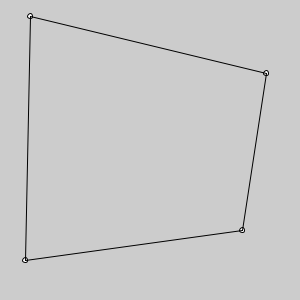
Frame 1 (no input)
Frame 60 (the mouse pressed at the canvas centre just before this capture): identical to frame 1, image omitted
Frame 120 (the mouse held since frame 60 and released just before this capture): identical to frame 1, image omitted

The Processing sketch that drew this single still picture (run headless with seeded random() and noise(); from frame 60 on, the mouse is pressed at the canvas centre):

// Processing sketch: InverseBilinear
// ── InverseBilinear.pde

//                    x00 x01  x10  x11

static float [] ys = {  16, 260,  73, 230  };
static float [] xs = {  30,  25, 266, 242  };

static float [] uv = {0,0,0,0};
static float [] xy = {0,0};

void setup(){
  
  size(300,300);
  
  ellipse( xs[0], ys[0], 5,5 );
  ellipse( xs[1], ys[1], 5,5 );
  ellipse( xs[2], ys[2], 5,5 );
  ellipse( xs[3], ys[3], 5,5 );
  
  line( xs[0], ys[0], xs[2], ys[2] );
  line( xs[1], ys[1], xs[3], ys[3] );
  line( xs[2], ys[2], xs[3], ys[3] );
  line( xs[1], ys[1], xs[0], ys[0] );

}

void draw(){
}

void mouseReleased(){
  invbilerp( mouseX, mouseY,    xs[0], xs[1], xs[2], xs[3],    ys[0], ys[1], ys[2], ys[3],  uv );
  bilerp   ( uv[0], uv[1],       xs[0], xs[1], xs[2], xs[3],    ys[0], ys[1], ys[2], ys[3],  xy );
  
  stroke(255,0,0); line( lerp(xs[0], xs[1], uv[0]), lerp(ys[0], ys[1], uv[0]),   lerp(xs[2], xs[3], uv[0]), lerp(ys[2], ys[3], uv[0])  );
  stroke(0,0,255); line( lerp(xs[0], xs[2], uv[1]), lerp(ys[0], ys[2], uv[1]),   lerp(xs[1], xs[3], uv[1]), lerp(ys[1], ys[3], uv[1])  );
  
  println  ( mouseX +"  "+ mouseY+"  -->  "+ uv[0]+" "+uv[1] +"  -->  "+ xy[0]+" "+xy[1] );
  //bilerp  ( uv[2], uv[3],       xs[0], xs[1], xs[2], xs[3],    ys[0], ys[1], ys[2], ys[3],  xy );
  //println( mouseX +"  "+ mouseY+"  -->  "+ uv[2]+" "+uv[3] +"  -->  "+ xy[0]+" "+xy[1] );
}

// ── invbilerp.pde

void bilerp( float u, float v, float x00, float x01, float x10, float x11,  float y00, float y01, float y10, float y11, float [] xy  ){
  float mv = 1 - v;
  float mu = 1 - u;
  xy[0] = mv*(  mu*x00 + u*x01 ) + v*( mu*x10 + u*x11 );
  xy[1] = mv*(  mu*y00 + u*y01 ) + v*( mu*y10 + u*y11 );
}


void invbilerp( float x, float y, float x00, float x01, float x10, float x11,  float y00, float y01, float y10, float y11, float [] uv ){
  float dx0 = x01 - x00;
  float dx1 = x11 - x10;
  float dy0 = y01 - y00;
  float dy1 = y11 - y10;
  
  float x00x = x00 - x;
  float xd   = x10 - x00;
  float dxd  = dx1 - dx0; 
  float y00y = y00 - y;
  float yd   = y10 - y00;
  float dyd  = dy1 - dy0;
  
  float c =   x00x*yd - y00y*xd;
  float b =   dx0*yd  + dyd*x00x - dy0*xd - dxd*y00y;
  float a =   dx0*dyd - dy0*dxd;
  //println ( " a,b,c = "+a+" "+b+" "+c   );
  float D2 = b*b - 4*a*c;
  //println ( " D2 = "+D2   );
  float D  = sqrt( D2 );

  float denom_x,denom_y, v1, v2;

  float u1 = (-b - D)/(2*a);
  denom_x = xd + u1*dxd;
  denom_y = yd + u1*dyd;
  if( abs(denom_x)>abs(denom_y) ){  v1 = -( x00x + u1*dx0 )/denom_x;  }else{  v1 = -( y00y + u1*dy0 )/denom_y;  }
  uv[0]=u1;
  uv[1]=v1;

 /* 
  // do you really need second solution ? 
  float u2 = (-b + D)/(2*a);
  denom_x = xd + u2*dxd;
  denom_y = yd + u2*dyd;
  if( abs(denom_x)>abs(denom_y) ){  v2 = -( x00x + u2*dx0 )/denom_x;  }else{  v2 = -( y00y + u2*dy0 )/denom_y;  }
  uv[2]=u2;
  uv[3]=v2;
 */ 
  
}



/*

derivation:

(1-v)*(  (1-u)*x00 + u*x01 ) + v*( (1-u)*x10 + u*x11 )     - x
(1-v)*(  (1-u)*y00 + u*y01 ) + v*( (1-u)*y10 + u*y11 )     - y

substituce:
dx0 = x01 - x00
dx1 = x11 - x10
dy0 = y01 - y00
dy1 = y11 - y10

(1-v) * ( x00 + u*dx0 )  + v * (  x10 + u*dx1  )  - x   = 0
(1-v) * ( y00 + u*dy0 )  + v * (  y10 + u*dy1  )  - y   = 0

x00 + u*dx0   + v*(  x10 - x00 + u*( dx1 - dx0 ) )  - x = 0
y00 + u*dy0   + v*(  y10 - y00 + u*( dy1 - dy0 ) )  - y = 0

substituce:
x00x = x00 - x
xd   = x10 - x00
dxd  = dx1 - dx0 
y00y = y00 - y
yd   = y10 - y00
dyd  = dy1 - dy0 

x00x + u*dx0   + v*(  xd + u*dxd )  = 0
y00x + u*dy0   + v*(  yd + u*dyd )  = 0

v = -( x00x + u*dx0 ) / (  xd + u*dxd  )
v = -( y00x + u*dy0 ) / (  yd + u*dyd  )

( x00x + u*dx0 ) / (  xd + u*dxd )  =  ( y00y + u*dy0 ) / (  yd + u*dyd  )

( x00x + u*dx0 ) * (  yd + u*dyd )  =  ( y00y + u*dy0 ) * (  xd + u*dxd  )

x00x*yd + u*( dx0*yd + dyd*x00x ) + u^2* dx0*dyd = ...   

substituce:
c =   x00x*yd - y00y*xd
b =   dx0*yd  + dyd*x00x - dy0*xd - dxd*y00y
a =   dx0*dyd - dy0*dxd

D2 = b*b - 4*a*c
D  = sqrt( b*b - 4*a*c )

u1 = (-b + D)/(2*a)
u2 = (-b - D)/(2*a)

*/
